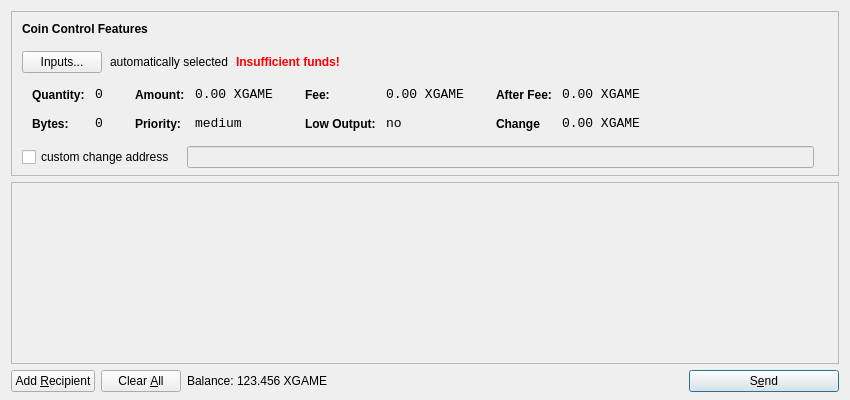
<?xml version="1.0" encoding="UTF-8"?>
<ui version="4.0">
 <class>SendCoinsDialog</class>
 <widget class="QDialog" name="SendCoinsDialog">
  <property name="geometry">
   <rect>
    <x>0</x>
    <y>0</y>
    <width>850</width>
    <height>400</height>
   </rect>
  </property>
  <property name="windowTitle">
   <string>Send Coins</string>
  </property>
  <layout class="QVBoxLayout" name="verticalLayout" stretch="0,1,0">
   <property name="bottomMargin">
    <number>8</number>
   </property>
   <item>
    <widget class="QFrame" name="frameCoinControl">
     <property name="sizePolicy">
      <sizepolicy hsizetype="Expanding" vsizetype="Expanding">
       <horstretch>0</horstretch>
       <verstretch>0</verstretch>
      </sizepolicy>
     </property>
     <property name="maximumSize">
      <size>
       <width>16777215</width>
       <height>16777215</height>
      </size>
     </property>
     <property name="frameShape">
      <enum>QFrame::StyledPanel</enum>
     </property>
     <property name="frameShadow">
      <enum>QFrame::Sunken</enum>
     </property>
     <layout class="QVBoxLayout" name="verticalLayoutCoinControl2">
      <property name="spacing">
       <number>-1</number>
      </property>
      <property name="leftMargin">
       <number>0</number>
      </property>
      <property name="topMargin">
       <number>0</number>
      </property>
      <property name="rightMargin">
       <number>0</number>
      </property>
      <property name="bottomMargin">
       <number>6</number>
      </property>
      <item>
       <layout class="QVBoxLayout" name="verticalLayoutCoinControl" stretch="0,0,0,0,1">
        <property name="spacing">
         <number>0</number>
        </property>
        <property name="leftMargin">
         <number>10</number>
        </property>
        <property name="topMargin">
         <number>10</number>
        </property>
        <item>
         <layout class="QHBoxLayout" name="horizontalLayoutCoinControl1">
          <property name="bottomMargin">
           <number>15</number>
          </property>
          <item>
           <widget class="QLabel" name="labelCoinControlFeatures">
            <property name="sizePolicy">
             <sizepolicy hsizetype="Preferred" vsizetype="Maximum">
              <horstretch>0</horstretch>
              <verstretch>0</verstretch>
             </sizepolicy>
            </property>
            <property name="font">
             <font>
              <weight>75</weight>
              <bold>true</bold>
             </font>
            </property>
            <property name="styleSheet">
             <string notr="true">font-weight:bold;</string>
            </property>
            <property name="text">
             <string>Coin Control Features</string>
            </property>
           </widget>
          </item>
         </layout>
        </item>
        <item>
         <layout class="QHBoxLayout" name="horizontalLayoutCoinControl2" stretch="0,0,0,0">
          <property name="spacing">
           <number>8</number>
          </property>
          <property name="bottomMargin">
           <number>10</number>
          </property>
          <item>
           <widget class="QPushButton" name="pushButtonCoinControl">
            <property name="styleSheet">
             <string notr="true"/>
            </property>
            <property name="text">
             <string>Inputs...</string>
            </property>
           </widget>
          </item>
          <item>
           <widget class="QLabel" name="labelCoinControlAutomaticallySelected">
            <property name="text">
             <string>automatically selected</string>
            </property>
            <property name="margin">
             <number>5</number>
            </property>
           </widget>
          </item>
          <item>
           <widget class="QLabel" name="labelCoinControlInsuffFunds">
            <property name="font">
             <font>
              <weight>75</weight>
              <bold>true</bold>
             </font>
            </property>
            <property name="styleSheet">
             <string notr="true">color:red;font-weight:bold;</string>
            </property>
            <property name="text">
             <string>Insufficient funds!</string>
            </property>
            <property name="margin">
             <number>5</number>
            </property>
           </widget>
          </item>
          <item>
           <spacer name="horizontalSpacerCoinControl">
            <property name="orientation">
             <enum>Qt::Horizontal</enum>
            </property>
            <property name="sizeHint" stdset="0">
             <size>
              <width>40</width>
              <height>1</height>
             </size>
            </property>
           </spacer>
          </item>
         </layout>
        </item>
        <item>
         <widget class="QWidget" name="widgetCoinControl" native="true">
          <property name="sizePolicy">
           <sizepolicy hsizetype="Preferred" vsizetype="Preferred">
            <horstretch>0</horstretch>
            <verstretch>0</verstretch>
           </sizepolicy>
          </property>
          <property name="minimumSize">
           <size>
            <width>0</width>
            <height>0</height>
           </size>
          </property>
          <property name="styleSheet">
           <string notr="true"/>
          </property>
          <layout class="QHBoxLayout" name="horizontalLayoutCoinControl5">
           <property name="margin">
            <number>0</number>
           </property>
           <item>
            <layout class="QHBoxLayout" name="horizontalLayoutCoinControl3" stretch="0,0,0,1">
             <property name="spacing">
              <number>20</number>
             </property>
             <property name="topMargin">
              <number>0</number>
             </property>
             <property name="bottomMargin">
              <number>10</number>
             </property>
             <item>
              <layout class="QFormLayout" name="formLayoutCoinControl1">
               <property name="horizontalSpacing">
                <number>10</number>
               </property>
               <property name="verticalSpacing">
                <number>14</number>
               </property>
               <property name="leftMargin">
                <number>10</number>
               </property>
               <property name="topMargin">
                <number>4</number>
               </property>
               <property name="rightMargin">
                <number>6</number>
               </property>
               <item row="0" column="0">
                <widget class="QLabel" name="labelCoinControlQuantityText">
                 <property name="styleSheet">
                  <string notr="true">font-weight:bold;</string>
                 </property>
                 <property name="text">
                  <string>Quantity:</string>
                 </property>
                 <property name="margin">
                  <number>0</number>
                 </property>
                </widget>
               </item>
               <item row="0" column="1">
                <widget class="QLabel" name="labelCoinControlQuantity">
                 <property name="font">
                  <font>
                   <family>Monospace</family>
                   <pointsize>10</pointsize>
                  </font>
                 </property>
                 <property name="cursor">
                  <cursorShape>IBeamCursor</cursorShape>
                 </property>
                 <property name="contextMenuPolicy">
                  <enum>Qt::ActionsContextMenu</enum>
                 </property>
                 <property name="text">
                  <string>0</string>
                 </property>
                 <property name="margin">
                  <number>0</number>
                 </property>
                 <property name="textInteractionFlags">
                  <set>Qt::LinksAccessibleByMouse|Qt::TextSelectableByKeyboard|Qt::TextSelectableByMouse</set>
                 </property>
                </widget>
               </item>
               <item row="1" column="0">
                <widget class="QLabel" name="labelCoinControlBytesText">
                 <property name="styleSheet">
                  <string notr="true">font-weight:bold;</string>
                 </property>
                 <property name="text">
                  <string>Bytes:</string>
                 </property>
                </widget>
               </item>
               <item row="1" column="1">
                <widget class="QLabel" name="labelCoinControlBytes">
                 <property name="font">
                  <font>
                   <family>Monospace</family>
                   <pointsize>10</pointsize>
                  </font>
                 </property>
                 <property name="cursor">
                  <cursorShape>IBeamCursor</cursorShape>
                 </property>
                 <property name="contextMenuPolicy">
                  <enum>Qt::ActionsContextMenu</enum>
                 </property>
                 <property name="text">
                  <string>0</string>
                 </property>
                 <property name="textInteractionFlags">
                  <set>Qt::LinksAccessibleByMouse|Qt::TextSelectableByKeyboard|Qt::TextSelectableByMouse</set>
                 </property>
                </widget>
               </item>
              </layout>
             </item>
             <item>
              <layout class="QFormLayout" name="formLayoutCoinControl2">
               <property name="horizontalSpacing">
                <number>10</number>
               </property>
               <property name="verticalSpacing">
                <number>14</number>
               </property>
               <property name="leftMargin">
                <number>6</number>
               </property>
               <property name="topMargin">
                <number>4</number>
               </property>
               <property name="rightMargin">
                <number>6</number>
               </property>
               <item row="0" column="0">
                <widget class="QLabel" name="labelCoinControlAmountText">
                 <property name="styleSheet">
                  <string notr="true">font-weight:bold;</string>
                 </property>
                 <property name="text">
                  <string>Amount:</string>
                 </property>
                 <property name="margin">
                  <number>0</number>
                 </property>
                </widget>
               </item>
               <item row="0" column="1">
                <widget class="QLabel" name="labelCoinControlAmount">
                 <property name="font">
                  <font>
                   <family>Monospace</family>
                   <pointsize>10</pointsize>
                  </font>
                 </property>
                 <property name="cursor">
                  <cursorShape>IBeamCursor</cursorShape>
                 </property>
                 <property name="contextMenuPolicy">
                  <enum>Qt::ActionsContextMenu</enum>
                 </property>
                 <property name="text">
                  <string>0.00 XGAME</string>
                 </property>
                 <property name="textInteractionFlags">
                  <set>Qt::LinksAccessibleByMouse|Qt::TextSelectableByKeyboard|Qt::TextSelectableByMouse</set>
                 </property>
                </widget>
               </item>
               <item row="1" column="0">
                <widget class="QLabel" name="labelCoinControlPriorityText">
                 <property name="styleSheet">
                  <string notr="true">font-weight:bold;</string>
                 </property>
                 <property name="text">
                  <string>Priority:</string>
                 </property>
                </widget>
               </item>
               <item row="1" column="1">
                <widget class="QLabel" name="labelCoinControlPriority">
                 <property name="font">
                  <font>
                   <family>Monospace</family>
                   <pointsize>10</pointsize>
                  </font>
                 </property>
                 <property name="cursor">
                  <cursorShape>IBeamCursor</cursorShape>
                 </property>
                 <property name="contextMenuPolicy">
                  <enum>Qt::ActionsContextMenu</enum>
                 </property>
                 <property name="text">
                  <string>medium</string>
                 </property>
                 <property name="textInteractionFlags">
                  <set>Qt::LinksAccessibleByMouse|Qt::TextSelectableByKeyboard|Qt::TextSelectableByMouse</set>
                 </property>
                </widget>
               </item>
              </layout>
             </item>
             <item>
              <layout class="QFormLayout" name="formLayoutCoinControl3">
               <property name="horizontalSpacing">
                <number>10</number>
               </property>
               <property name="verticalSpacing">
                <number>14</number>
               </property>
               <property name="leftMargin">
                <number>6</number>
               </property>
               <property name="topMargin">
                <number>4</number>
               </property>
               <property name="rightMargin">
                <number>6</number>
               </property>
               <item row="0" column="0">
                <widget class="QLabel" name="labelCoinControlFeeText">
                 <property name="styleSheet">
                  <string notr="true">font-weight:bold;</string>
                 </property>
                 <property name="text">
                  <string>Fee:</string>
                 </property>
                 <property name="margin">
                  <number>0</number>
                 </property>
                </widget>
               </item>
               <item row="0" column="1">
                <widget class="QLabel" name="labelCoinControlFee">
                 <property name="font">
                  <font>
                   <family>Monospace</family>
                   <pointsize>10</pointsize>
                  </font>
                 </property>
                 <property name="cursor">
                  <cursorShape>IBeamCursor</cursorShape>
                 </property>
                 <property name="contextMenuPolicy">
                  <enum>Qt::ActionsContextMenu</enum>
                 </property>
                 <property name="text">
                  <string>0.00 XGAME</string>
                 </property>
                 <property name="textInteractionFlags">
                  <set>Qt::LinksAccessibleByMouse|Qt::TextSelectableByKeyboard|Qt::TextSelectableByMouse</set>
                 </property>
                </widget>
               </item>
               <item row="1" column="0">
                <widget class="QLabel" name="labelCoinControlLowOutputText">
                 <property name="styleSheet">
                  <string notr="true">font-weight:bold;</string>
                 </property>
                 <property name="text">
                  <string>Low Output:</string>
                 </property>
                </widget>
               </item>
               <item row="1" column="1">
                <widget class="QLabel" name="labelCoinControlLowOutput">
                 <property name="font">
                  <font>
                   <family>Monospace</family>
                   <pointsize>10</pointsize>
                  </font>
                 </property>
                 <property name="cursor">
                  <cursorShape>IBeamCursor</cursorShape>
                 </property>
                 <property name="contextMenuPolicy">
                  <enum>Qt::ActionsContextMenu</enum>
                 </property>
                 <property name="text">
                  <string>no</string>
                 </property>
                 <property name="textInteractionFlags">
                  <set>Qt::LinksAccessibleByMouse|Qt::TextSelectableByKeyboard|Qt::TextSelectableByMouse</set>
                 </property>
                </widget>
               </item>
              </layout>
             </item>
             <item>
              <layout class="QFormLayout" name="formLayoutCoinControl4">
               <property name="horizontalSpacing">
                <number>10</number>
               </property>
               <property name="verticalSpacing">
                <number>14</number>
               </property>
               <property name="leftMargin">
                <number>6</number>
               </property>
               <property name="topMargin">
                <number>4</number>
               </property>
               <property name="rightMargin">
                <number>6</number>
               </property>
               <item row="0" column="0">
                <widget class="QLabel" name="labelCoinControlAfterFeeText">
                 <property name="styleSheet">
                  <string notr="true">font-weight:bold;</string>
                 </property>
                 <property name="text">
                  <string>After Fee:</string>
                 </property>
                 <property name="margin">
                  <number>0</number>
                 </property>
                </widget>
               </item>
               <item row="0" column="1">
                <widget class="QLabel" name="labelCoinControlAfterFee">
                 <property name="font">
                  <font>
                   <family>Monospace</family>
                   <pointsize>10</pointsize>
                  </font>
                 </property>
                 <property name="cursor">
                  <cursorShape>IBeamCursor</cursorShape>
                 </property>
                 <property name="contextMenuPolicy">
                  <enum>Qt::ActionsContextMenu</enum>
                 </property>
                 <property name="text">
                  <string>0.00 XGAME</string>
                 </property>
                 <property name="textInteractionFlags">
                  <set>Qt::LinksAccessibleByMouse|Qt::TextSelectableByKeyboard|Qt::TextSelectableByMouse</set>
                 </property>
                </widget>
               </item>
               <item row="1" column="0">
                <widget class="QLabel" name="labelCoinControlChangeText">
                 <property name="styleSheet">
                  <string notr="true">font-weight:bold;</string>
                 </property>
                 <property name="text">
                  <string>Change</string>
                 </property>
                </widget>
               </item>
               <item row="1" column="1">
                <widget class="QLabel" name="labelCoinControlChange">
                 <property name="font">
                  <font>
                   <family>Monospace</family>
                   <pointsize>10</pointsize>
                  </font>
                 </property>
                 <property name="cursor">
                  <cursorShape>IBeamCursor</cursorShape>
                 </property>
                 <property name="contextMenuPolicy">
                  <enum>Qt::ActionsContextMenu</enum>
                 </property>
                 <property name="text">
                  <string>0.00 XGAME</string>
                 </property>
                 <property name="textInteractionFlags">
                  <set>Qt::LinksAccessibleByMouse|Qt::TextSelectableByKeyboard|Qt::TextSelectableByMouse</set>
                 </property>
                </widget>
               </item>
              </layout>
             </item>
            </layout>
           </item>
          </layout>
         </widget>
        </item>
        <item>
         <layout class="QHBoxLayout" name="horizontalLayoutCoinControl4" stretch="0,0,0">
          <property name="spacing">
           <number>12</number>
          </property>
          <property name="sizeConstraint">
           <enum>QLayout::SetDefaultConstraint</enum>
          </property>
          <property name="topMargin">
           <number>5</number>
          </property>
          <property name="rightMargin">
           <number>5</number>
          </property>
          <item>
           <widget class="QCheckBox" name="checkBoxCoinControlChange">
            <property name="text">
             <string>custom change address</string>
            </property>
           </widget>
          </item>
          <item>
           <widget class="QLineEdit" name="lineEditCoinControlChange">
            <property name="enabled">
             <bool>false</bool>
            </property>
            <property name="sizePolicy">
             <sizepolicy hsizetype="Expanding" vsizetype="Fixed">
              <horstretch>0</horstretch>
              <verstretch>0</verstretch>
             </sizepolicy>
            </property>
           </widget>
          </item>
          <item>
           <widget class="QLabel" name="labelCoinControlChangeLabel">
            <property name="sizePolicy">
             <sizepolicy hsizetype="Preferred" vsizetype="Expanding">
              <horstretch>0</horstretch>
              <verstretch>0</verstretch>
             </sizepolicy>
            </property>
            <property name="minimumSize">
             <size>
              <width>0</width>
              <height>0</height>
             </size>
            </property>
            <property name="text">
             <string/>
            </property>
            <property name="margin">
             <number>3</number>
            </property>
           </widget>
          </item>
         </layout>
        </item>
        <item>
         <spacer name="verticalSpacerCoinControl">
          <property name="orientation">
           <enum>Qt::Vertical</enum>
          </property>
          <property name="sizeHint" stdset="0">
           <size>
            <width>800</width>
            <height>1</height>
           </size>
          </property>
         </spacer>
        </item>
       </layout>
      </item>
     </layout>
    </widget>
   </item>
   <item>
    <widget class="QScrollArea" name="scrollArea">
     <property name="widgetResizable">
      <bool>true</bool>
     </property>
     <widget class="QWidget" name="scrollAreaWidgetContents">
      <property name="geometry">
       <rect>
        <x>0</x>
        <y>0</y>
        <width>830</width>
        <height>165</height>
       </rect>
      </property>
      <layout class="QVBoxLayout" name="verticalLayout_2">
       <property name="margin">
        <number>0</number>
       </property>
       <item>
        <layout class="QVBoxLayout" name="entries">
         <property name="spacing">
          <number>6</number>
         </property>
        </layout>
       </item>
       <item>
        <spacer name="verticalSpacer">
         <property name="orientation">
          <enum>Qt::Vertical</enum>
         </property>
         <property name="sizeHint" stdset="0">
          <size>
           <width>20</width>
           <height>40</height>
          </size>
         </property>
        </spacer>
       </item>
      </layout>
     </widget>
    </widget>
   </item>
   <item>
    <layout class="QHBoxLayout" name="horizontalLayout">
     <item>
      <widget class="QPushButton" name="addButton">
       <property name="toolTip">
        <string>Send to multiple recipients at once</string>
       </property>
       <property name="text">
        <string>Add &amp;Recipient</string>
       </property>
       <property name="icon">
        <iconset resource="../bitcoin.qrc">
         <normaloff>:/icons/add</normaloff>:/icons/add</iconset>
       </property>
       <property name="autoDefault">
        <bool>false</bool>
       </property>
      </widget>
     </item>
     <item>
      <widget class="QPushButton" name="clearButton">
       <property name="sizePolicy">
        <sizepolicy hsizetype="Minimum" vsizetype="Fixed">
         <horstretch>0</horstretch>
         <verstretch>0</verstretch>
        </sizepolicy>
       </property>
       <property name="toolTip">
        <string>Remove all transaction fields</string>
       </property>
       <property name="text">
        <string>Clear &amp;All</string>
       </property>
       <property name="icon">
        <iconset resource="../bitcoin.qrc">
         <normaloff>:/icons/remove</normaloff>:/icons/remove</iconset>
       </property>
       <property name="autoRepeatDelay">
        <number>300</number>
       </property>
       <property name="autoDefault">
        <bool>false</bool>
       </property>
      </widget>
     </item>
     <item>
      <layout class="QHBoxLayout" name="horizontalLayout_2">
       <property name="spacing">
        <number>3</number>
       </property>
       <item>
        <widget class="QLabel" name="label">
         <property name="sizePolicy">
          <sizepolicy hsizetype="Preferred" vsizetype="Fixed">
           <horstretch>0</horstretch>
           <verstretch>0</verstretch>
          </sizepolicy>
         </property>
         <property name="text">
          <string>Balance:</string>
         </property>
        </widget>
       </item>
       <item>
        <widget class="QLabel" name="labelBalance">
         <property name="sizePolicy">
          <sizepolicy hsizetype="Preferred" vsizetype="Fixed">
           <horstretch>0</horstretch>
           <verstretch>0</verstretch>
          </sizepolicy>
         </property>
         <property name="cursor">
          <cursorShape>IBeamCursor</cursorShape>
         </property>
         <property name="text">
          <string>123.456 XGAME</string>
         </property>
         <property name="textInteractionFlags">
          <set>Qt::LinksAccessibleByMouse|Qt::TextSelectableByKeyboard|Qt::TextSelectableByMouse</set>
         </property>
        </widget>
       </item>
      </layout>
     </item>
     <item>
      <spacer name="horizontalSpacer">
       <property name="orientation">
        <enum>Qt::Horizontal</enum>
       </property>
       <property name="sizeHint" stdset="0">
        <size>
         <width>40</width>
         <height>20</height>
        </size>
       </property>
      </spacer>
     </item>
     <item>
      <widget class="QPushButton" name="sendButton">
       <property name="minimumSize">
        <size>
         <width>150</width>
         <height>0</height>
        </size>
       </property>
       <property name="toolTip">
        <string>Confirm the send action</string>
       </property>
       <property name="text">
        <string>S&amp;end</string>
       </property>
       <property name="icon">
        <iconset resource="../bitcoin.qrc">
         <normaloff>:/icons/send</normaloff>:/icons/send</iconset>
       </property>
       <property name="default">
        <bool>true</bool>
       </property>
      </widget>
     </item>
    </layout>
   </item>
  </layout>
 </widget>
 <resources>
  <include location="../bitcoin.qrc"/>
 </resources>
 <connections/>
</ui>
